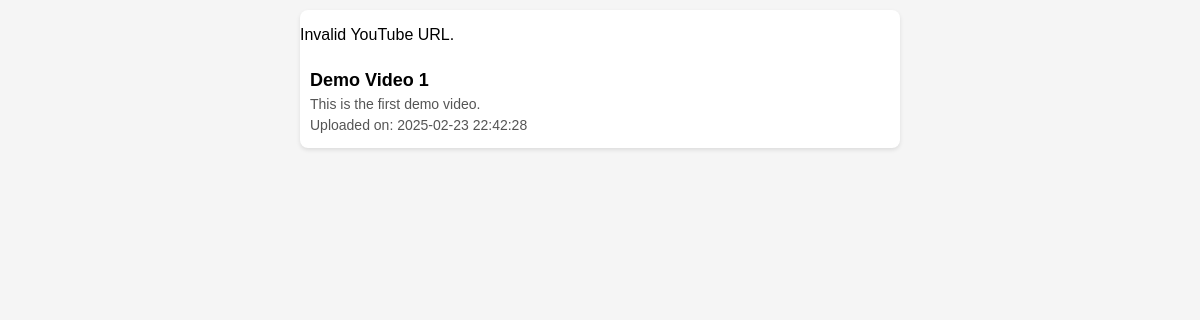
The page /ytvideo.php on the database its author committed.
### tables this page shows
CREATE TABLE IF NOT EXISTS videos (
    video_id CHAR(36) NOT NULL PRIMARY KEY,  
    user_id VARCHAR(50) NOT NULL,  
    video_url VARCHAR(255) NOT NULL,
    poster_url VARCHAR(255),
    title VARCHAR(255) NOT NULL,
    description TEXT,
    status ENUM('pending', 'approved', 'rejected') DEFAULT 'pending',
    source ENUM('youtube', 'upload') DEFAULT 'upload',  
    moderator_comments TEXT,
    reupload_comments TEXT,
    created_at TIMESTAMP DEFAULT CURRENT_TIMESTAMP,
    FOREIGN KEY (user_id) REFERENCES users(user_id) ON DELETE CASCADE
);

### ytvideo.php (the view, shortened to what this page needs)
<?php
require 'config.php';
$stmt = $pdo->prepare("SELECT video_id, title, description, video_url, created_at FROM videos WHERE status = 'approved' ORDER BY created_at DESC");
$stmt->execute();
$approvedVideos = $stmt->fetchAll(PDO::FETCH_ASSOC);
?>
<!DOCTYPE html>
<html lang="en">
<head>
</head>
<body>
    <div class="video-container" id="video-container">
        <?php if (count($approvedVideos) > 0): ?>
            <?php foreach ($approvedVideos as $video): ?>
                <div class="video-card">
                    <?php
                    $videoUrl = $video['video_url'];
                    if (preg_match('/^(https?:\/\/)?(www\.)?(youtube\.com\/watch\?v=|youtu\.be\/)([a-zA-Z0-9_-]{11})/', $videoUrl, $matches)) {
                        $youtubeVideoId = $matches[4];
                        $embedUrl = "https://www.youtube.com/embed/$youtubeVideoId?fs=0";
                    ?>
                        <iframe src="<?php echo $embedUrl; ?>" allow="accelerometer; autoplay; clipboard-write; encrypted-media; gyroscope; picture-in-picture"></iframe>
                    <?php } else { ?>
                        <p>Invalid YouTube URL.</p>
                    <?php } ?>
                    <div class="video-info">
                        <h3><?php echo $video['title']; ?></h3>
                        <p><?php echo $video['description']; ?></p>
                        <p>Uploaded on: <?php echo $video['created_at']; ?></p>
                    </div>
                </div>
            <?php endforeach; ?>
        <?php else: ?>
            <p>No approved videos to display.</p>
        <?php endif; ?>
    </div>
</body>
</html>

### ytvideo.php (style rules this page uses)
body { font-family: Arial, sans-serif; margin: 0; padding: 0; background-color: #f5f5f5; }
.video-container { display: flex; flex-direction: column; align-items: center; padding: 10px; }
.video-card { width: 100%; max-width: 600px; background-color: #fff; border-radius: 8px; box-shadow: 0 2px 4px rgba(0, 0, 0, 0.1); margin-bottom: 20px; overflow: hidden; }
.video-info { padding: 10px; }
.video-info h3 { margin: 0; font-size: 18px; }
.video-info p { margin: 5px 0; font-size: 14px; color: #555; }

### rows shown on the page
videos: shows "Invalid YouTube URL.", title "Demo Video 1", description "This is the first demo video.", created_at "2025-02-23 22:42:28"
